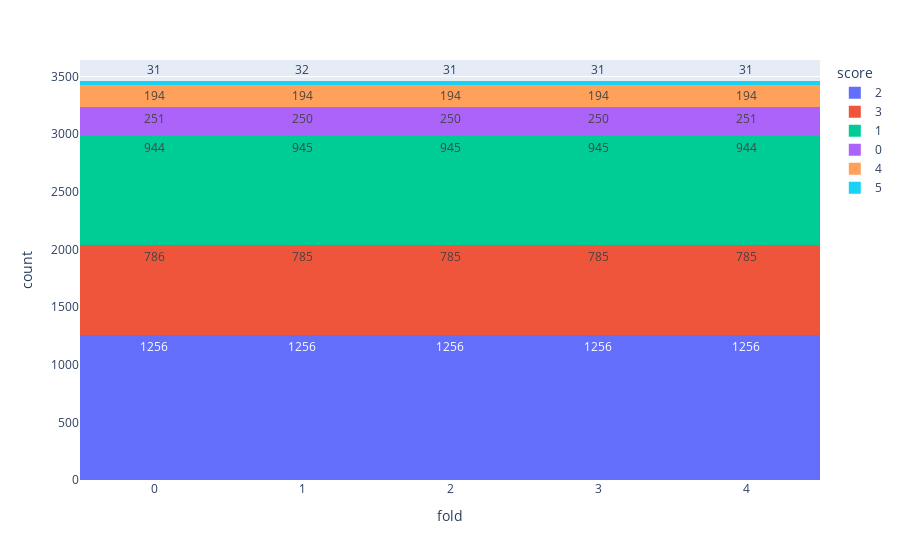

The cell this chart's notebook holds for it:
### Code cell
px.histogram(df, x="fold", color="score", text_auto=True, barmode="stack")

### Figure 1 — Plotly figure (JSON) as saved in the notebook; plotly's stock layout.template omitted (floating-point values rounded to 4 significant figures; data arrays with more than 128 entries replaced by an {"elided": "..."} marker saying what was removed)
{"data": [{"alignmentgroup": "True", "bingroup": "x", "hovertemplate": "score=2<br>fold=%{x}<br>count=%{y}<extra></extra>", "legendgroup": "2", "marker": {"color": "#636efa", "pattern": {"shape": ""}}, "name": "2", "offsetgroup": "2", "orientation": "v", "showlegend": true, "texttemplate": "%{value}", "type": "histogram", "x": {"elided": "6280 int values"}, "xaxis": "x", "yaxis": "y"}, {"alignmentgroup": "True", "bingroup": "x", "hovertemplate": "score=3<br>fold=%{x}<br>count=%{y}<extra></extra>", "legendgroup": "3", "marker": {"color": "#EF553B", "pattern": {"shape": ""}}, "name": "3", "offsetgroup": "3", "orientation": "v", "showlegend": true, "texttemplate": "%{value}", "type": "histogram", "x": {"elided": "3926 int values"}, "xaxis": "x", "yaxis": "y"}, {"alignmentgroup": "True", "bingroup": "x", "hovertemplate": "score=1<br>fold=%{x}<br>count=%{y}<extra></extra>", "legendgroup": "1", "marker": {"color": "#00cc96", "pattern": {"shape": ""}}, "name": "1", "offsetgroup": "1", "orientation": "v", "showlegend": true, "texttemplate": "%{value}", "type": "histogram", "x": {"elided": "4723 int values"}, "xaxis": "x", "yaxis": "y"}, {"alignmentgroup": "True", "bingroup": "x", "hovertemplate": "score=0<br>fold=%{x}<br>count=%{y}<extra></extra>", "legendgroup": "0", "marker": {"color": "#ab63fa", "pattern": {"shape": ""}}, "name": "0", "offsetgroup": "0", "orientation": "v", "showlegend": true, "texttemplate": "%{value}", "type": "histogram", "x": {"elided": "1252 int values"}, "xaxis": "x", "yaxis": "y"}, {"alignmentgroup": "True", "bingroup": "x", "hovertemplate": "score=4<br>fold=%{x}<br>count=%{y}<extra></extra>", "legendgroup": "4", "marker": {"color": "#FFA15A", "pattern": {"shape": ""}}, "name": "4", "offsetgroup": "4", "orientation": "v", "showlegend": true, "texttemplate": "%{value}", "type": "histogram", "x": {"elided": "970 int values"}, "xaxis": "x", "yaxis": "y"}, {"alignmentgroup": "True", "bingroup": "x", "hovertemplate": "score=5<br>fold=%{x}<br>count=%{y}<extra></extra>", "legendgroup": "5", "marker": {"color": "#19d3f3", "pattern": {"shape": ""}}, "name": "5", "offsetgroup": "5", "orientation": "v", "showlegend": true, "texttemplate": "%{value}", "type": "histogram", "x": {"elided": "156 int values"}, "xaxis": "x", "yaxis": "y"}], "layout": {"barmode": "stack", "legend": {"title": {"text": "score"}, "tracegroupgap": 0}, "margin": {"t": 60}, "xaxis": {"anchor": "y", "domain": [0, 1], "title": {"text": "fold"}}, "yaxis": {"anchor": "x", "domain": [0, 1], "title": {"text": "count"}}}}
